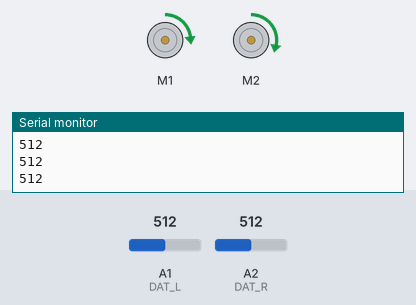
Bench run of a sketch on a simulated Arduino Uno, built with avr-gcc and run on an emulated ATmega328P. Shown: 2 × DC motor (green arrow = forward, orange = backward, longer = faster), the last lines printed to the serial monitor. Inputs (shaded band) come from the test bench; at power-on: A1 (DAT_L) = 512, A2 (DAT_R) = 512.

Above: at 1.2 s.
1.3 s: A1 (DAT_L) set to 716
At 2.4 s:
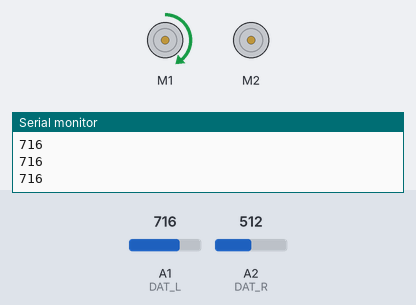
At 3.7 s:
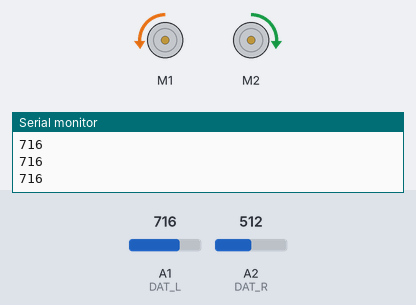
Timing chart, 0 to 5.2 s (numbered marks = the images above; inputs shaded):
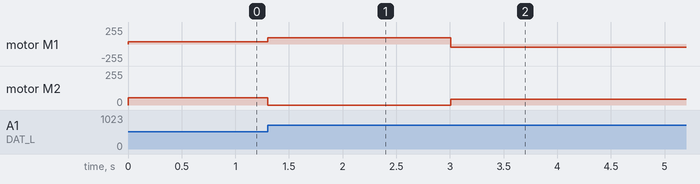

Measured:
- after the input at 1.3 s, motor M1: forward 35/255 → forward 95/255 at once, → backward 45/255 1.7 s later; motor M2: forward 55/255 → stopped at once, → forward 45/255 1.7 s later

The sketch:

roborace_block_2022.ino
```cpp
#include <AFMotor.h>

AF_DCMotor motor_L(1);
AF_DCMotor motor_R(2);

#define DAT_L A1
#define DAT_R A2

#define basic_speed 45
#define Ke 0.3

unsigned long int time = 0;

void setup() {
  Serial.begin(9600);
  motor_L.run(FORWARD);
  motor_R.run(FORWARD);
}
void loop () {
  int e = analogRead(DAT_L) - analogRead(DAT_R) - 36;
  e *= Ke;
  motor_L.setSpeed(constrain(basic_speed + e,0,255));
  motor_R.setSpeed(constrain(basic_speed - e,0,255));
  Serial.println(analogRead(DAT_L));

  if (time+3000<millis()) {
    motor_L.run(BACKWARD);
    motor_L.setSpeed(basic_speed);
    motor_R.setSpeed(basic_speed);
    while (analogRead(DAT_L)<850); delay(50);
    while (analogRead(DAT_L)>850); delay(50);
    while (analogRead(DAT_L)<850); delay(50);
    time = millis();
    motor_L.run(FORWARD);
  }
}
```
